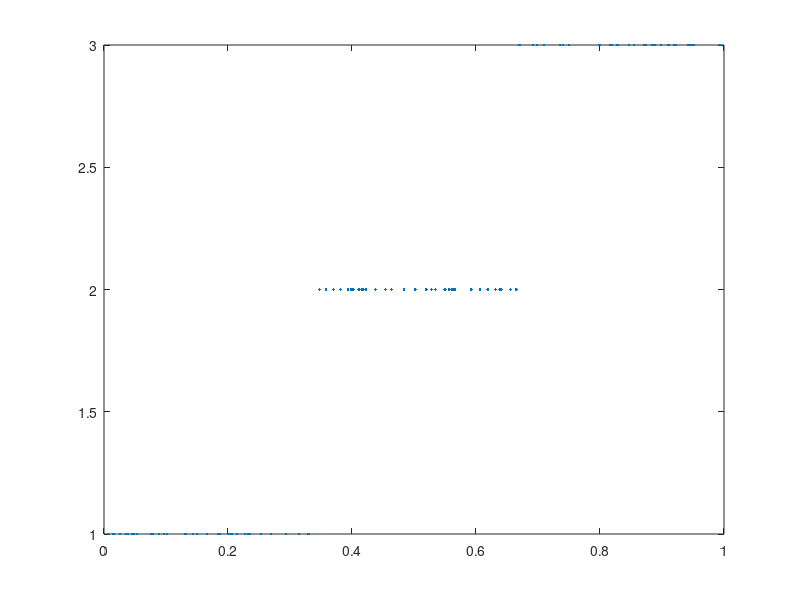
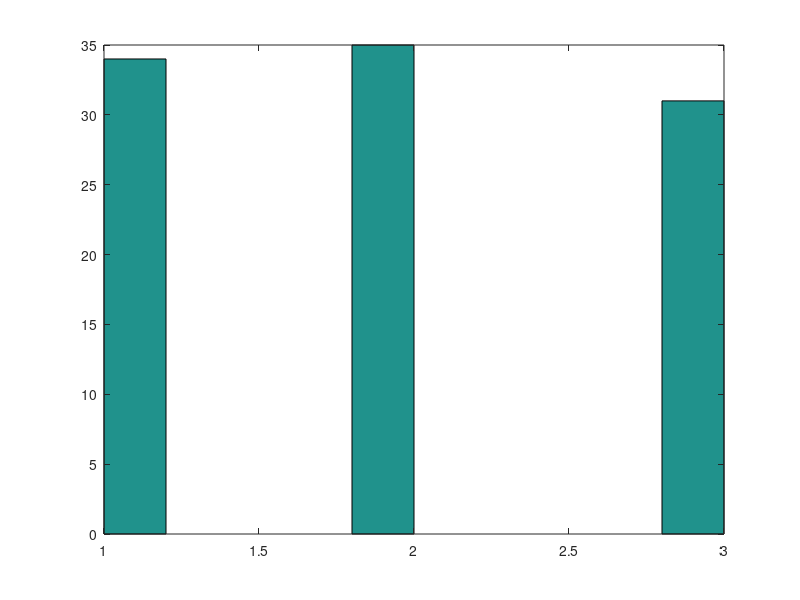

The MATLAB script that drew these images, in order:
% From Lee's paper
clear; clc;
% prob1 = @(x) 0.97*exp(-3*x);
% prob3 = @(x) exp(-2.5*(x-1.2).^2);
% prob2 = @(x) 1-prob1(x)-prob3(x);
prob1 = @(x) 0 <= x & x < 1/3;
prob3 = @(x) 2/3 < x;
prob2 = @(x) 1-prob1(x)-prob3(x);

% training
num_train = 100;
num_classes = 3;
features_train = rand(num_train,1);
% features_train = linspace(0,1,num_train)';
features_train = sort(features_train,'ascend');
p1 = prob1(features_train); 
p2 = prob2(features_train);
p3 = prob3(features_train);

p = [p1 p2 p3];
cdfp = cumsum(p,2);
roll = rand(num_train,1);
classes_train = zeros(num_train,1);
costs_train = zeros(num_train,num_classes);
for i = 1:num_train
    classes_train(i) = sum(cdfp(i,:) < roll(i))+1;
    c = ones(1,num_classes);
    c(classes_train(i)) = 0;
    costs_train(i,:) = c;
end

% test
num_test = 100;
features_test = rand(num_test,1);
p1 = prob1(features_test); 
p2 = prob2(features_test);
p3 = prob3(features_test);

p = [p1 p2 p3];
cdfp = cumsum(p,2);
roll = rand(num_test,1);
classes_test = zeros(num_test,1);
costs_test = zeros(num_test,num_classes);
for i = 1:num_test
    classes_test(i) = sum(cdfp(i,:) < roll(i))+1;
    c = ones(1,num_classes);
    c(classes_test(i)) = 0;
    costs_test(i,:) = c;
end

%%
f = cell(1,num_train);
for i = 1:num_train
    f{i} = repmat(features_train(i,:),num_classes,1);
    f{i} = [f{i} ones(num_classes,1)];
end
features_train = f;

f = cell(1,num_test);
for i = 1:num_test
    f{i} = repmat(features_test(i,:),num_classes,1);
    f{i} = [f{i} ones(num_classes,1)];
end
features_test = f;



%%
save('toy_data','features_train','classes_train','costs_train', ...
    'features_test','classes_test','costs_test','num_classes');

%% plot stuff
x = zeros(1,num_train);
for i = 1:num_train
    x(i) = features_train{i}(1,1);
end
figure; plot(x,classes_train,'.');
figure; hist(classes_train);